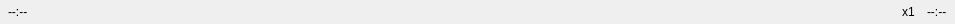
<?xml version="1.0" encoding="UTF-8"?>
<ui version="4.0">
 <class>VideoSliderWidget</class>
 <widget class="QWidget" name="VideoSliderWidget">
  <property name="geometry">
   <rect>
    <x>0</x>
    <y>0</y>
    <width>955</width>
    <height>24</height>
   </rect>
  </property>
  <property name="windowTitle">
   <string>VideoSliderWidget</string>
  </property>
  <layout class="QHBoxLayout" name="horizontalLayout" stretch="0,1,0,0">
   <property name="spacing">
    <number>12</number>
   </property>
   <property name="leftMargin">
    <number>8</number>
   </property>
   <property name="topMargin">
    <number>4</number>
   </property>
   <property name="rightMargin">
    <number>8</number>
   </property>
   <property name="bottomMargin">
    <number>4</number>
   </property>
   <item>
    <widget class="ClickableLabel" name="position">
     <property name="text">
      <string>--:--</string>
     </property>
    </widget>
   </item>
   <item>
    <widget class="QWidget" name="placeholder" native="true"/>
   </item>
   <item>
    <widget class="QLabel" name="playbackRate">
     <property name="text">
      <string>x1</string>
     </property>
    </widget>
   </item>
   <item>
    <widget class="QLabel" name="duration">
     <property name="text">
      <string>--:--</string>
     </property>
    </widget>
   </item>
  </layout>
 </widget>
 <customwidgets>
  <customwidget>
   <class>ClickableLabel</class>
   <extends>QLabel</extends>
   <header location="global">ClickableLabel.h</header>
  </customwidget>
 </customwidgets>
 <resources/>
 <connections/>
</ui>
